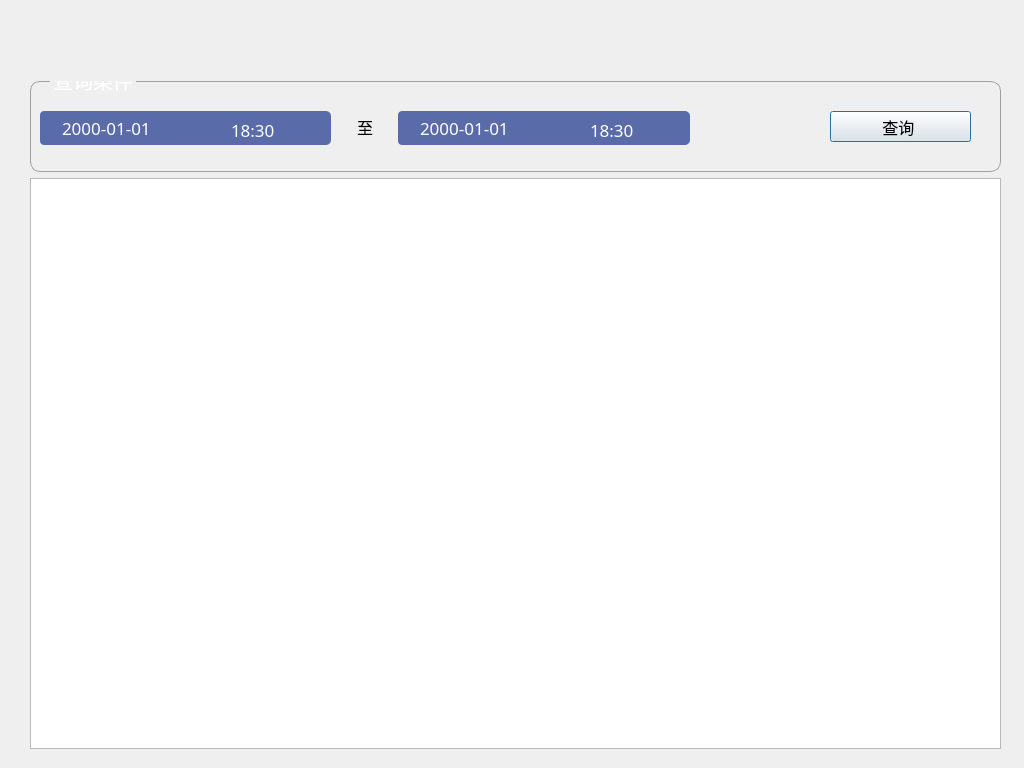
<?xml version="1.0" encoding="UTF-8"?>
<ui version="4.0">
 <class>TaskLogDialog</class>
 <widget class="QDialog" name="TaskLogDialog">
  <property name="geometry">
   <rect>
    <x>0</x>
    <y>0</y>
    <width>1024</width>
    <height>768</height>
   </rect>
  </property>
  <property name="windowTitle">
   <string>关于</string>
  </property>
  <property name="windowIcon">
   <iconset>
    <normaloff>images/logo.png</normaloff>images/logo.png</iconset>
  </property>
  <widget class="QTableView" name="tableView">
   <property name="geometry">
    <rect>
     <x>30</x>
     <y>178</y>
     <width>971</width>
     <height>571</height>
    </rect>
   </property>
   <property name="selectionMode">
    <enum>QAbstractItemView::SingleSelection</enum>
   </property>
   <property name="selectionBehavior">
    <enum>QAbstractItemView::SelectRows</enum>
   </property>
  </widget>
  <widget class="QGroupBox" name="groupBox_2">
   <property name="geometry">
    <rect>
     <x>30</x>
     <y>81</y>
     <width>971</width>
     <height>91</height>
    </rect>
   </property>
   <property name="styleSheet">
    <string notr="true">QWidget{
font-family:Microsoft Yahei; 
font-size:16px; 

}

QGroupBox{
font-family:Microsoft Yahei; 
font-size:20px; 
border:1px solid rgb(160,160,160);
border-radius:10px;
margin-top:2ex;
color:white;
}
QGroupBox::title{
left:20px;
top:-15px;
}

QToolBar{font-size:18px;
font-family:Microsoft Yahei;
}

QToolButton:checked{
background-color:rgb(229,227,231);
border:0px;
color:blue;
}
QToolBar::separator 
{ 
width: 2px; 
background-color: rgb(162,156,156);
margin: 3px 0px;
}


QTabWidget#tabWidget::tab-bar {  
     left: 330px; 
}  
QTabWidget#tabWidget QTabBar::tab {
font-family:Microsoft Yahei; 
font-size:16px; 
background: rgb(160,160,160);
border:2px solid  rgb(160,160,160);
border-radius:8px;
width:16ex;
height:6ex;
margin-left: 25px; 

} 
QTabWidget#tabWidget QTabBar::tab::selected{
background: rgb(70,99,193);
}  

QTabWidget::pane{
border:0px;
}

QLineEdit {  
   border: 1px solid rgb(160, 160, 160);  
   border-radius: 5px;  
   padding: 5px 18px 1px 3px;   
}  
QLineEdit::hover{  
  border-color:#5D8B9E;  
}  
QPushButton
{
	color:black;
	border-image: url(:/VisitorSystem/png/button.png);
    border-width: 0px;
}

QPushButton:hover
{
	
	border-image: url(:/VisitorSystem/png/button-on.png);
}

QPushButton:pressed
{
	/*border-image: url(:/png/button.png);*/	
}



QComboBox{  
  border: 1px solid rgb(160, 160, 160);  
   border-radius: 5px;  
  margin-right:5px;
    padding-left: 5px;

}  
QComboBox:editable{  
  border: 1px solid rgb(160, 160, 160);  
   border-radius: 5px;  
  margin-right:5px;

}  

QComboBox::drop-down {  
subcontrol-origin: margin;  
    subcontrol-position: top right;  
    width:28px;   
border-image: url(:/VisitorSystem/png/arrow.png);

} 
QComboBox::drop-down:hover {  
border-image: url(:/VisitorSystem/png/arrow-hover.png);

} 

QDateTimeEdit
{
    border:1px solid  rgb(160, 160, 160);
	border-radius:5px;
	border-right:0px;
    padding-left: 5px;
}

QDateTimeEdit::up-button
{
/*subcontrol-origin: margin;  */
    subcontrol-position: top right; 
	image: url(:/VisitorSystem/png/up.png);
}

QDateTimeEdit::up-button:hover
{
	image: url(:/VisitorSystem/png/up-hover.png);
}
QDateTimeEdit::down-button
{
subcontrol-origin: margin;  
    subcontrol-position: bottom right; 
	image: url(:/VisitorSystem/png/down.png);
}

QDateTimeEdit::down-button:hover
{
	image: url(:/VisitorSystem/png/down-hover.png);
}


QSpinBox{
/*padding-right:15px;*//* make room for the arrows */
border:1 solid rgb(160, 160, 160);
border-radius:3px;
margin-right:3px;
    padding-left: 5px;
}

QSpinBox::up-button {
subcontrol-origin: margin;
subcontrol-position: top right;/* position at the top right corner */
width:27px;
border-image: url(:/VisitorSystem/png/up.png)1;
border-width:1px;
top:1px;
}

QSpinBox::up-button:hover {
border-image: url(:/VisitorSystem/png/up-hover.png)1;
}


QSpinBox::down-button {
subcontrol-origin: margin;
subcontrol-position: bottom right;/* position at bottom right corner */

width:27px;
border-image: url(:/VisitorSystem/png/down.png);
border-width:1px;
border-top-width:0;
top:-1px;
margin-left:8px;
}

QSpinBox::down-button:hover {
border-image: url(:/VisitorSystem/png/down-hover.png);
}


</string>
   </property>
   <property name="title">
    <string>查询条件</string>
   </property>
   <widget class="QLabel" name="label">
    <property name="geometry">
     <rect>
      <x>327</x>
      <y>35</y>
      <width>16</width>
      <height>21</height>
     </rect>
    </property>
    <property name="text">
     <string>至</string>
    </property>
   </widget>
   <widget class="QPushButton" name="pushButtonFind">
    <property name="geometry">
     <rect>
      <x>800</x>
      <y>30</y>
      <width>141</width>
      <height>31</height>
     </rect>
    </property>
    <property name="minimumSize">
     <size>
      <width>0</width>
      <height>30</height>
     </size>
    </property>
    <property name="text">
     <string>查询 </string>
    </property>
   </widget>
   <widget class="TimeEdit" name="beginTimeEdit">
    <property name="geometry">
     <rect>
      <x>160</x>
      <y>30</y>
      <width>141</width>
      <height>34</height>
     </rect>
    </property>
    <property name="font">
     <font>
      <family>Microsoft Yahei</family>
      <pointsize>-1</pointsize>
     </font>
    </property>
    <property name="styleSheet">
     <string notr="true">QWidget
{
	background-color: rgb(89, 107, 169);
selection-background-color:rgb(136,150,199);	
 	border:1px;
	font-size:17px;
color:white;
}
</string>
    </property>
    <property name="text">
     <string>18:30</string>
    </property>
    <property name="alignment">
     <set>Qt::AlignCenter</set>
    </property>
   </widget>
   <widget class="QDateEdit" name="beginDateEdit">
    <property name="geometry">
     <rect>
      <x>10</x>
      <y>30</y>
      <width>161</width>
      <height>34</height>
     </rect>
    </property>
    <property name="styleSheet">
     <string notr="true">QDateTimeEdit
{
	border-color: rgba(255, 255, 255, 0);
	background-color: rgb(89, 107, 169);	
 	border:1px;
	font-size:17px;
    border-right:0px;
	border-radius:4px;
	color:white;
selection-background-color:rgb(136,150,199);
}


QDateTimeEdit::down-arrow
{
	image: url(:/png/date_sel.png);
}

QDateTimeEdit::down-arrow:hover
{
	image: url(:/png/date_sel.png);
}

QDateTimeEdit::drop-down{
	border:none;	
    background:transparent;
	padding-right:2px;
	width:30px;
	height:30px;
}</string>
    </property>
    <property name="alignment">
     <set>Qt::AlignCenter</set>
    </property>
    <property name="currentSection">
     <enum>QDateTimeEdit::YearSection</enum>
    </property>
    <property name="displayFormat">
     <string>yyyy-MM-dd</string>
    </property>
    <property name="calendarPopup">
     <bool>true</bool>
    </property>
    <property name="currentSectionIndex">
     <number>0</number>
    </property>
   </widget>
   <widget class="QDateEdit" name="endDateEdit">
    <property name="geometry">
     <rect>
      <x>368</x>
      <y>30</y>
      <width>161</width>
      <height>34</height>
     </rect>
    </property>
    <property name="styleSheet">
     <string notr="true">
QDateTimeEdit
{
	border-color: rgba(255, 255, 255, 0);
	background-color: rgb(89, 107, 169);	
 	border:1px;
	font-size:17px;
    border-right:0px;
	border-radius:4px;
	color:white;
selection-background-color:rgb(136,150,199);
}


QDateTimeEdit::down-arrow
{
	image: url(:/png/date_sel.png);
}

QDateTimeEdit::down-arrow:hover
{
	image: url(:/png/date_sel.png);
}

QDateTimeEdit::drop-down{
	border:none;	
    background:transparent;
	padding-right:2px;
	width:30px;
	height:30px;
}</string>
    </property>
    <property name="alignment">
     <set>Qt::AlignCenter</set>
    </property>
    <property name="currentSection">
     <enum>QDateTimeEdit::YearSection</enum>
    </property>
    <property name="displayFormat">
     <string>yyyy-MM-dd</string>
    </property>
    <property name="calendarPopup">
     <bool>true</bool>
    </property>
    <property name="currentSectionIndex">
     <number>0</number>
    </property>
   </widget>
   <widget class="TimeEdit" name="endTimeEdit">
    <property name="geometry">
     <rect>
      <x>519</x>
      <y>30</y>
      <width>141</width>
      <height>34</height>
     </rect>
    </property>
    <property name="font">
     <font>
      <family>Microsoft Yahei</family>
      <pointsize>-1</pointsize>
     </font>
    </property>
    <property name="styleSheet">
     <string notr="true">QWidget
{
	background-color: rgb(89, 107, 169);
selection-background-color:rgb(136,150,199);	
 	border:1px;
	font-size:17px;
color:white;
}
</string>
    </property>
    <property name="text">
     <string>18:30</string>
    </property>
    <property name="alignment">
     <set>Qt::AlignCenter</set>
    </property>
   </widget>
   <zorder>label</zorder>
   <zorder>pushButtonFind</zorder>
   <zorder>beginTimeEdit</zorder>
   <zorder>beginDateEdit</zorder>
   <zorder>endTimeEdit</zorder>
   <zorder>endDateEdit</zorder>
  </widget>
 </widget>
 <customwidgets>
  <customwidget>
   <class>TimeEdit</class>
   <extends>QLineEdit</extends>
   <header>timeedit.h</header>
  </customwidget>
 </customwidgets>
 <resources/>
 <connections/>
</ui>
